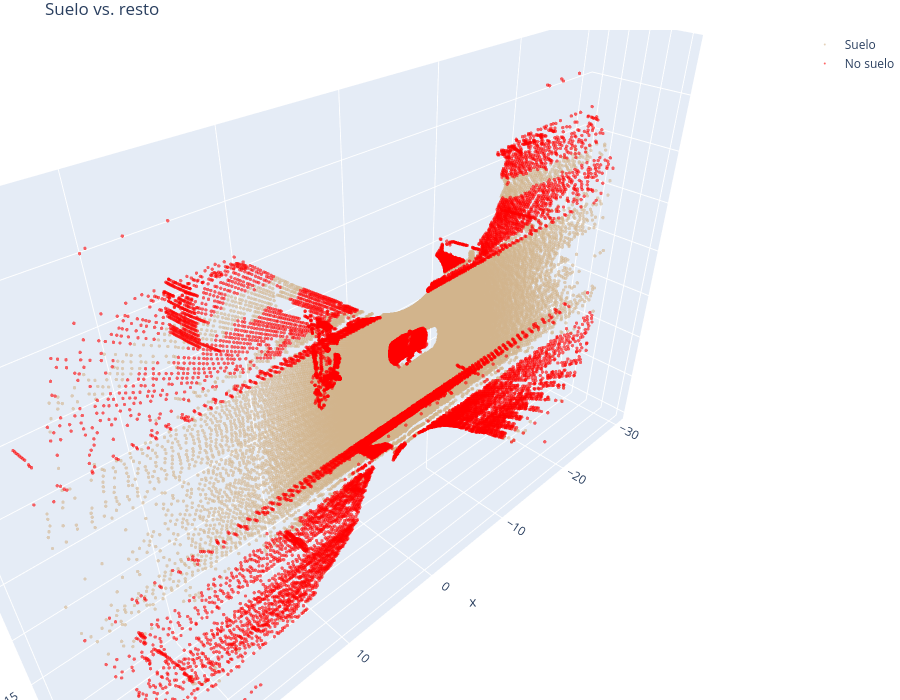

The code cell stored with this chart in its notebook:
### Markdown cell above
### 4.1 Función reutilizable de visualización 3D

Para no repetir el mismo bloque de plotly cada vez, definimos una función una única vez.

### Code cell
def plot_3d(grupos, titulo=""):
    """
    grupos: diccionario {nombre: (array_de_puntos, color)}
    """
    fig = go.Figure()
    for nombre, (puntos, color) in grupos.items():
        fig.add_trace(go.Scatter3d(
            x=puntos[:, 0], y=puntos[:, 1], z=puntos[:, 2],
            mode='markers',
            marker=dict(size=2, color=color, opacity=0.6),
            name=nombre
        ))
    fig.update_layout(
        scene=dict(xaxis_title='x', yaxis_title='y', zaxis_title='z',
                    aspectmode='data'),
        title=titulo,
        width=900, height=700,
        margin=dict(l=0, r=0, b=0, t=30)
    )
    fig.show()

plot_3d({'Suelo': (suelo, 'tan'), 'No suelo': (no_suelo, 'red')}, "Suelo vs. resto")

### Figure 1 — Plotly figure (JSON) as saved in the notebook; plotly's stock layout.template omitted (floating-point values rounded to 4 significant figures; data arrays with more than 128 entries replaced by an {"elided": "..."} marker saying what was removed)
{"data": [{"marker": {"color": "tan", "opacity": 0.6, "size": 2}, "mode": "markers", "name": "Suelo", "type": "scatter3d", "x": {"elided": "40408 float values"}, "y": {"elided": "40408 float values"}, "z": {"elided": "40408 float values"}}, {"marker": {"color": "red", "opacity": 0.6, "size": 2}, "mode": "markers", "name": "No suelo", "type": "scatter3d", "x": {"elided": "16160 float values"}, "y": {"elided": "16160 float values"}, "z": {"elided": "16160 float values"}}], "layout": {"height": 700, "margin": {"b": 0, "l": 0, "r": 0, "t": 30}, "scene": {"aspectmode": "data", "xaxis": {"title": {"text": "x"}}, "yaxis": {"title": {"text": "y"}}, "zaxis": {"title": {"text": "z"}}}, "title": {"text": "Suelo vs. resto"}, "width": 900}}
